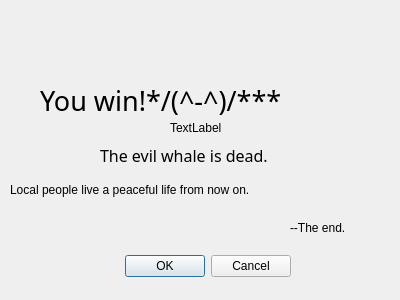
<?xml version="1.0" encoding="UTF-8"?>
<ui version="4.0">
 <class>Dialog</class>
 <widget class="QDialog" name="Dialog">
  <property name="geometry">
   <rect>
    <x>0</x>
    <y>0</y>
    <width>400</width>
    <height>300</height>
   </rect>
  </property>
  <property name="windowTitle">
   <string>Dialog</string>
  </property>
  <widget class="QDialogButtonBox" name="buttonBox">
   <property name="enabled">
    <bool>true</bool>
   </property>
   <property name="geometry">
    <rect>
     <x>-50</x>
     <y>250</y>
     <width>341</width>
     <height>32</height>
    </rect>
   </property>
   <property name="orientation">
    <enum>Qt::Horizontal</enum>
   </property>
   <property name="standardButtons">
    <set>QDialogButtonBox::Cancel|QDialogButtonBox::Ok</set>
   </property>
  </widget>
  <widget class="QLabel" name="label">
   <property name="geometry">
    <rect>
     <x>100</x>
     <y>140</y>
     <width>351</width>
     <height>31</height>
    </rect>
   </property>
   <property name="font">
    <font>
     <family>微软雅黑</family>
     <pointsize>12</pointsize>
    </font>
   </property>
   <property name="text">
    <string>The evil whale is dead.</string>
   </property>
  </widget>
  <widget class="QLabel" name="label_2">
   <property name="geometry">
    <rect>
     <x>40</x>
     <y>70</y>
     <width>321</width>
     <height>61</height>
    </rect>
   </property>
   <property name="font">
    <font>
     <family>楷体</family>
     <pointsize>20</pointsize>
    </font>
   </property>
   <property name="text">
    <string>You win!*/(^-^)/***</string>
   </property>
  </widget>
  <widget class="QLabel" name="label_3">
   <property name="geometry">
    <rect>
     <x>290</x>
     <y>220</y>
     <width>72</width>
     <height>15</height>
    </rect>
   </property>
   <property name="text">
    <string>--The end.</string>
   </property>
  </widget>
  <widget class="QLabel" name="label_4">
   <property name="geometry">
    <rect>
     <x>10</x>
     <y>180</y>
     <width>371</width>
     <height>20</height>
    </rect>
   </property>
   <property name="text">
    <string>Local people live a peaceful life from now on.</string>
   </property>
  </widget>
  <widget class="QLabel" name="label_5">
   <property name="geometry">
    <rect>
     <x>170</x>
     <y>120</y>
     <width>72</width>
     <height>15</height>
    </rect>
   </property>
   <property name="text">
    <string>TextLabel</string>
   </property>
  </widget>
 </widget>
 <resources/>
 <connections>
  <connection>
   <sender>buttonBox</sender>
   <signal>rejected()</signal>
   <receiver>Dialog</receiver>
   <slot>reject()</slot>
   <hints>
    <hint type="sourcelabel">
     <x>316</x>
     <y>260</y>
    </hint>
    <hint type="destinationlabel">
     <x>286</x>
     <y>274</y>
    </hint>
   </hints>
  </connection>
  <connection>
   <sender>buttonBox</sender>
   <signal>accepted()</signal>
   <receiver>Dialog</receiver>
   <slot>accept()</slot>
   <hints>
    <hint type="sourcelabel">
     <x>248</x>
     <y>254</y>
    </hint>
    <hint type="destinationlabel">
     <x>157</x>
     <y>274</y>
    </hint>
   </hints>
  </connection>
 </connections>
</ui>
